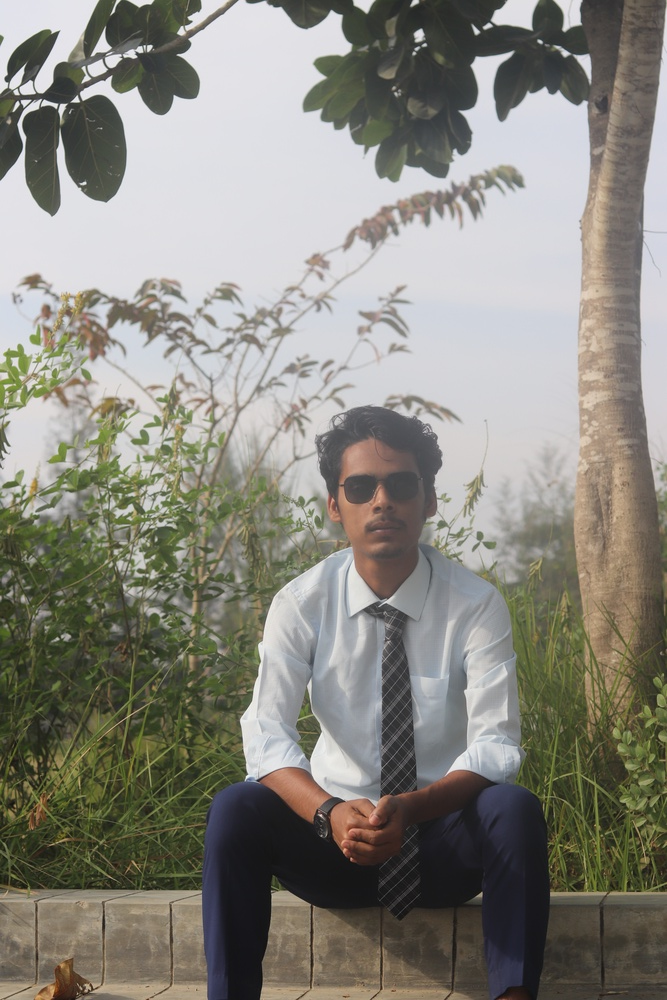
#> input picture masum.JPG, 667 x 1000 px, shrunk from 4000 x 6000 before the run, found by its file name
$ python Band_pass_fourier_filter.py
#> lines starting #> are read from the running program, lines starting #| are printed output that depends on the picture; after the words box and inside, x2 and y2 are one past the last pixel; in counts of white or black regions, pixels touching at a corner belong together
import numpy as np
import matplotlib.pyplot as plt
import cv2

# Load the image in grayscale
image = cv2.imread('masum.jpg', cv2.IMREAD_GRAYSCALE)
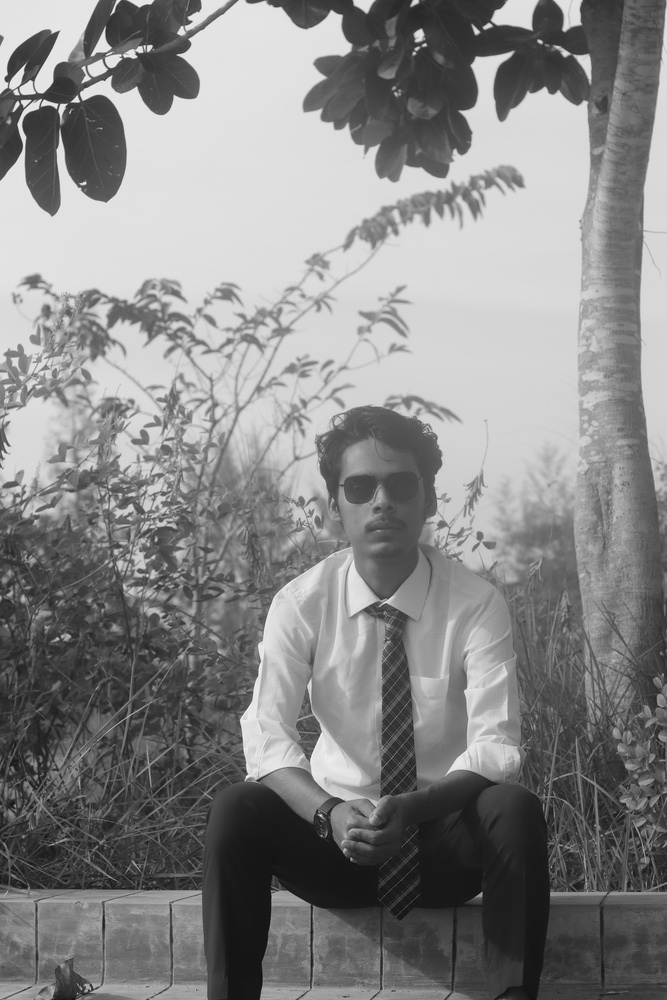
#> image: shape (1000, 667); min 11, max 244, mean 133.7

# Perform the Fourier transform and shift the zero frequency to the center
f_transform = np.fft.fftshift(np.fft.fft2(image))

# Get the center of the image
rows, cols = image.shape
#> rows = 1000; cols = 667
crow, ccol = rows // 2, cols // 2
#> crow = 500; ccol = 333

# Create a band-pass mask
mask = np.ones((rows, cols), np.uint8)
r_out, r_in = 30, 10  # Define outer and inner radius for band-pass
cv2.circle(mask, (ccol, crow), r_out, 0, -1)  # Mask out low frequencies outside r_out
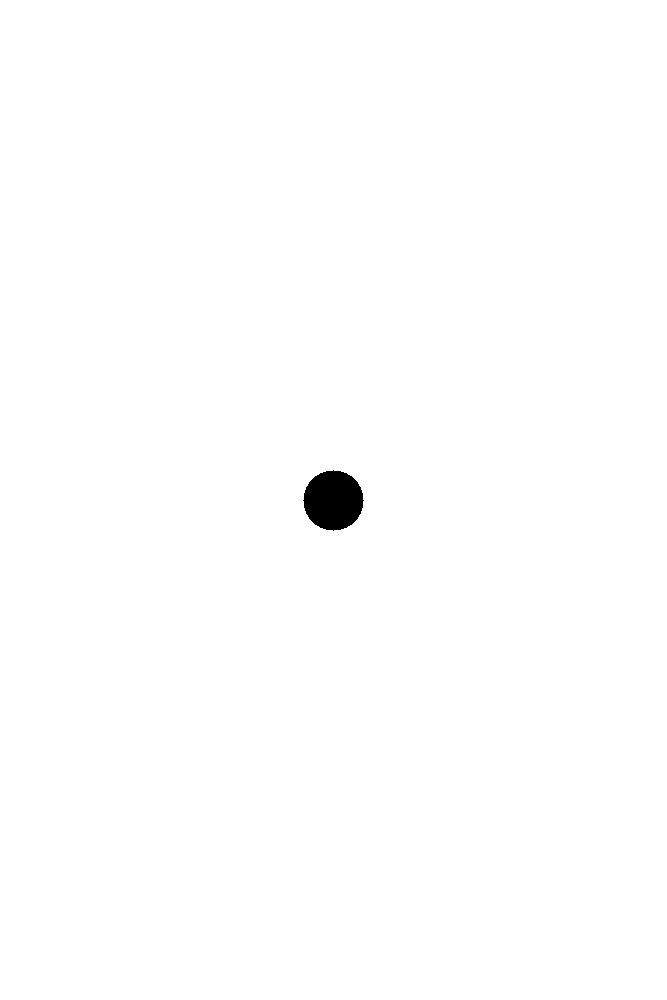
#> mask: shape (1000, 667); values 0 (black) and 1 (white), 99.6% white; 1 black region, box (x1, y1, x2, y2) and area: (303, 470, 364, 531) 2821
cv2.circle(mask, (ccol, crow), r_in, 1, -1)   # Retain frequencies within r_in
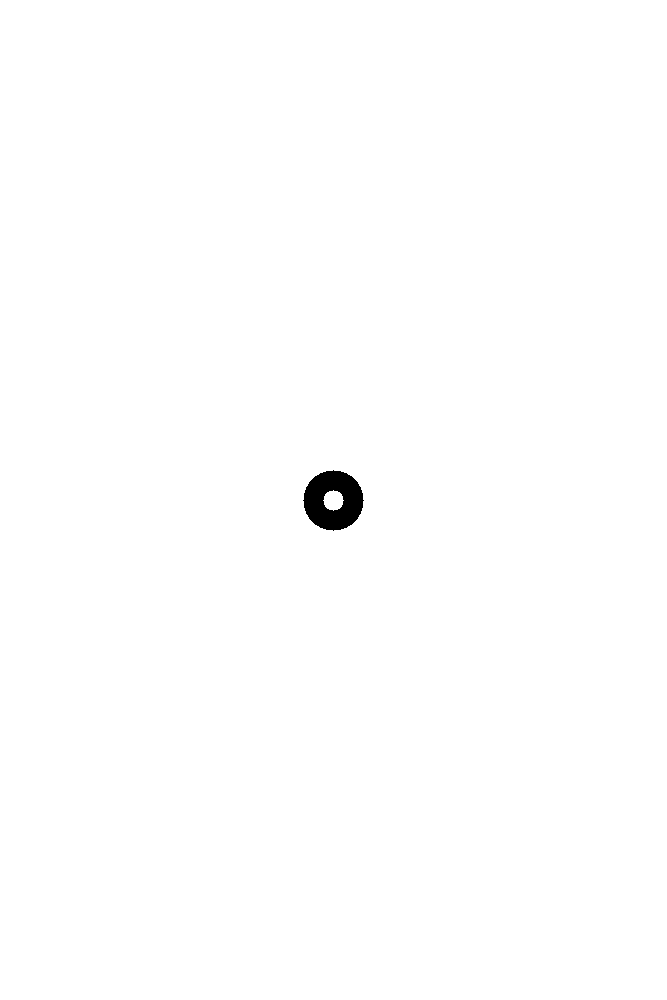
#> mask: shape (1000, 667); values 0 (black) and 1 (white), 99.6% white; 1 black region, box (x1, y1, x2, y2) and area: (303, 470, 364, 531) 2504

# Apply mask to the Fourier transform
filtered_transform = f_transform * mask

# Perform the inverse Fourier transform to obtain the filtered image
filtered_image = np.fft.ifft2(np.fft.ifftshift(filtered_transform))
filtered_image = np.abs(filtered_image)
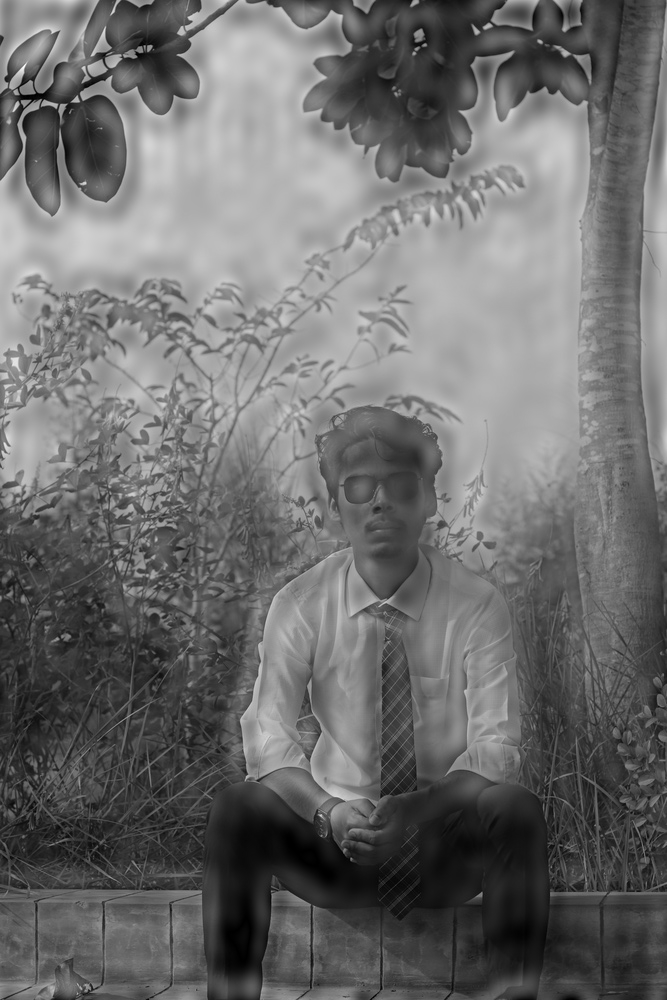
#> filtered_image: shape (1000, 667) float64; min 0.000417, max 312.2, mean 133.7; drawn with min black and max white

# Display the filtered image
plt.imshow(filtered_image, cmap="gray")
plt.title("Band-Pass Filtered Image")
plt.axis("off")
plt.show()
